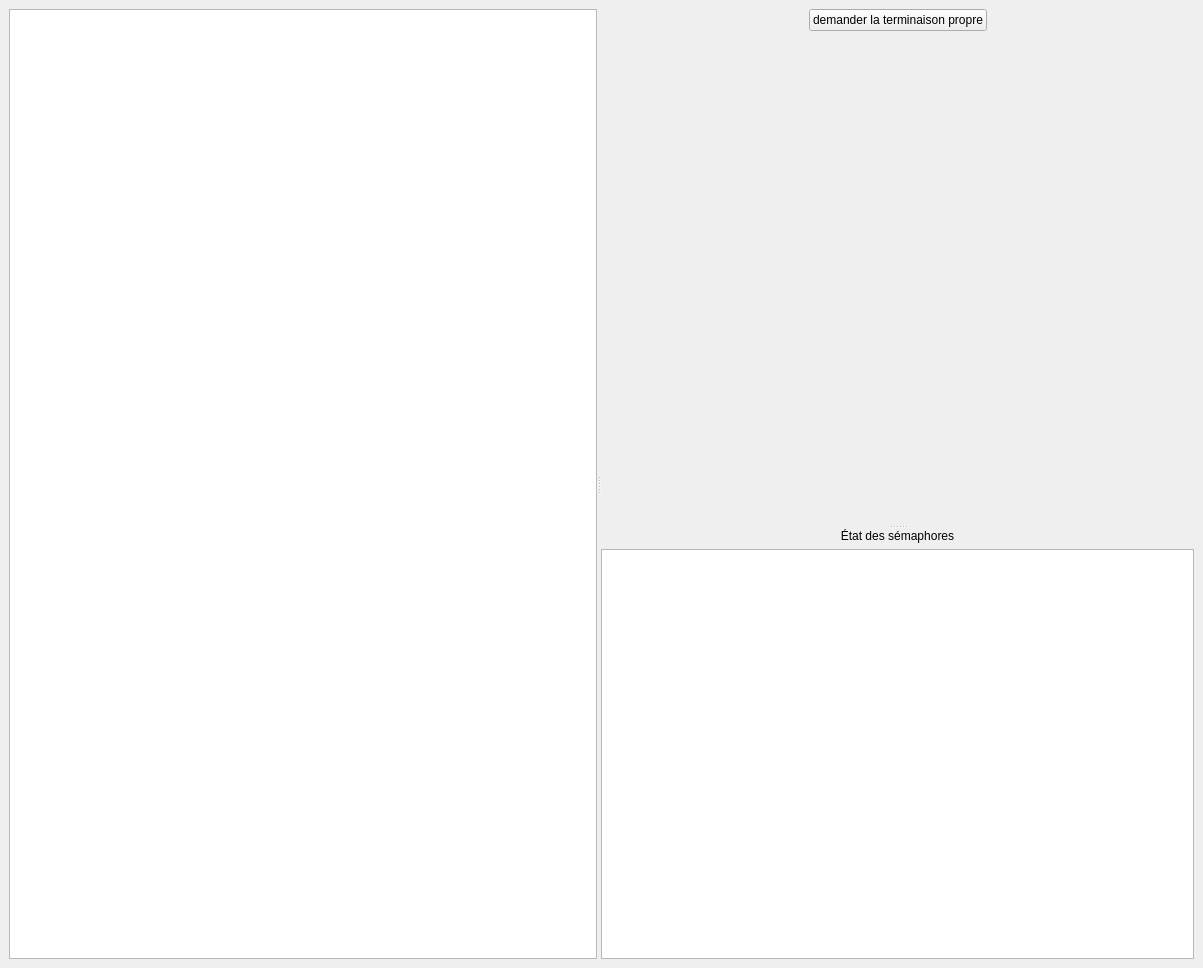
<?xml version="1.0" encoding="UTF-8"?>
<ui version="4.0">
 <class>mainwindow</class>
 <widget class="QMainWindow" name="mainwindow">
  <property name="geometry">
   <rect>
    <x>0</x>
    <y>0</y>
    <width>1203</width>
    <height>968</height>
   </rect>
  </property>
  <property name="windowTitle">
   <string>INFEM - TP Bac</string>
  </property>
  <widget class="QWidget" name="centralwidget">
   <layout class="QHBoxLayout" name="horizontalLayout_2">
    <item>
     <widget class="QSplitter" name="splitter_2">
      <property name="orientation">
       <enum>Qt::Horizontal</enum>
      </property>
      <widget class="QWidget" name="layoutWidget">
       <layout class="QVBoxLayout" name="verticalLayout_2">
        <item>
         <widget class="QListView" name="eventListView"/>
        </item>
       </layout>
      </widget>
      <widget class="QSplitter" name="splitter">
       <property name="orientation">
        <enum>Qt::Vertical</enum>
       </property>
       <widget class="QWidget" name="verticalLayoutWidget_2">
        <layout class="QVBoxLayout" name="verticalLayout_4">
         <item>
          <layout class="QHBoxLayout" name="horizontalLayout">
           <item>
            <spacer name="horizontalSpacer_2">
             <property name="orientation">
              <enum>Qt::Horizontal</enum>
             </property>
             <property name="sizeHint" stdset="0">
              <size>
               <width>40</width>
               <height>20</height>
              </size>
             </property>
            </spacer>
           </item>
           <item>
            <widget class="QPushButton" name="pbTerm">
             <property name="text">
              <string>demander la terminaison propre</string>
             </property>
            </widget>
           </item>
           <item>
            <spacer name="horizontalSpacer">
             <property name="orientation">
              <enum>Qt::Horizontal</enum>
             </property>
             <property name="sizeHint" stdset="0">
              <size>
               <width>40</width>
               <height>20</height>
              </size>
             </property>
            </spacer>
           </item>
          </layout>
         </item>
         <item>
          <layout class="QHBoxLayout" name="horizontalLayout_3">
           <item>
            <spacer name="horizontalSpacer_4">
             <property name="orientation">
              <enum>Qt::Horizontal</enum>
             </property>
             <property name="sizeHint" stdset="0">
              <size>
               <width>40</width>
               <height>20</height>
              </size>
             </property>
            </spacer>
           </item>
           <item>
            <widget class="QLabel" name="labTerm">
             <property name="text">
              <string/>
             </property>
            </widget>
           </item>
           <item>
            <spacer name="horizontalSpacer_3">
             <property name="orientation">
              <enum>Qt::Horizontal</enum>
             </property>
             <property name="sizeHint" stdset="0">
              <size>
               <width>40</width>
               <height>20</height>
              </size>
             </property>
            </spacer>
           </item>
          </layout>
         </item>
         <item>
          <widget class="QDrawing" name="drawingWidget" native="true">
           <property name="minimumSize">
            <size>
             <width>0</width>
             <height>200</height>
            </size>
           </property>
          </widget>
         </item>
        </layout>
       </widget>
       <widget class="QWidget" name="verticalLayoutWidget">
        <layout class="QVBoxLayout" name="verticalLayout_3">
         <item>
          <widget class="QLabel" name="label">
           <property name="text">
            <string>État des sémaphores</string>
           </property>
           <property name="alignment">
            <set>Qt::AlignCenter</set>
           </property>
          </widget>
         </item>
         <item>
          <widget class="QTableView" name="semaphoreView">
           <attribute name="horizontalHeaderStretchLastSection">
            <bool>true</bool>
           </attribute>
           <attribute name="verticalHeaderVisible">
            <bool>false</bool>
           </attribute>
           <attribute name="verticalHeaderDefaultSectionSize">
            <number>21</number>
           </attribute>
          </widget>
         </item>
        </layout>
       </widget>
      </widget>
     </widget>
    </item>
   </layout>
  </widget>
 </widget>
 <customwidgets>
  <customwidget>
   <class>QDrawing</class>
   <extends>QWidget</extends>
   <header>QDrawing</header>
   <container>1</container>
  </customwidget>
 </customwidgets>
 <resources/>
 <connections/>
</ui>
